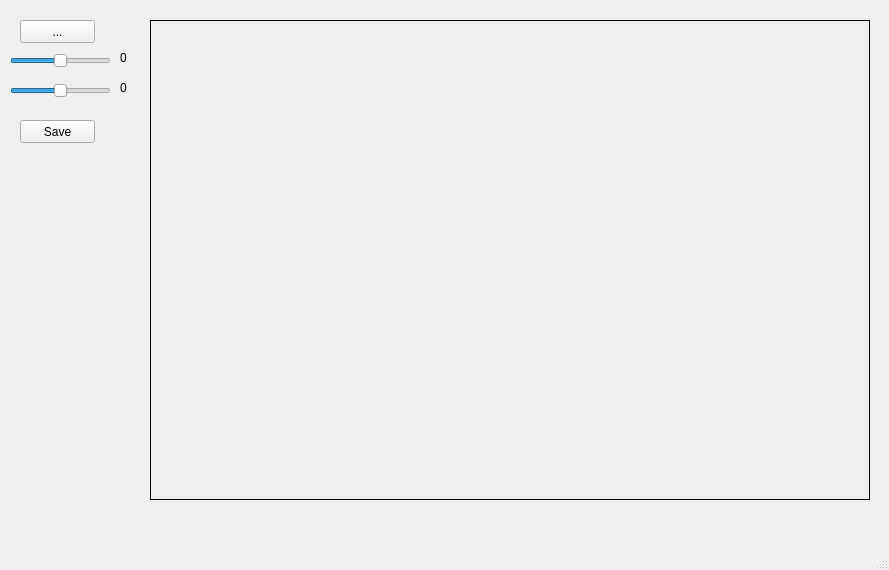
<?xml version="1.0" encoding="UTF-8"?>
<ui version="4.0">
 <class>MainWindow</class>
 <widget class="QMainWindow" name="MainWindow">
  <property name="geometry">
   <rect>
    <x>0</x>
    <y>0</y>
    <width>889</width>
    <height>570</height>
   </rect>
  </property>
  <property name="windowTitle">
   <string>MainWindow</string>
  </property>
  <widget class="QWidget" name="centralwidget">
   <widget class="QLabel" name="labelPic">
    <property name="geometry">
     <rect>
      <x>150</x>
      <y>20</y>
      <width>720</width>
      <height>480</height>
     </rect>
    </property>
    <property name="frameShape">
     <enum>QFrame::Box</enum>
    </property>
    <property name="text">
     <string/>
    </property>
   </widget>
   <widget class="QPushButton" name="pushButton">
    <property name="geometry">
     <rect>
      <x>20</x>
      <y>20</y>
      <width>75</width>
      <height>23</height>
     </rect>
    </property>
    <property name="text">
     <string>...</string>
    </property>
   </widget>
   <widget class="QSlider" name="sliderAlpha">
    <property name="geometry">
     <rect>
      <x>10</x>
      <y>50</y>
      <width>101</width>
      <height>22</height>
     </rect>
    </property>
    <property name="minimum">
     <number>0</number>
    </property>
    <property name="maximum">
     <number>200</number>
    </property>
    <property name="singleStep">
     <number>2</number>
    </property>
    <property name="sliderPosition">
     <number>100</number>
    </property>
    <property name="orientation">
     <enum>Qt::Horizontal</enum>
    </property>
   </widget>
   <widget class="QSlider" name="sliderBeta">
    <property name="geometry">
     <rect>
      <x>10</x>
      <y>80</y>
      <width>101</width>
      <height>22</height>
     </rect>
    </property>
    <property name="minimum">
     <number>-128</number>
    </property>
    <property name="maximum">
     <number>128</number>
    </property>
    <property name="orientation">
     <enum>Qt::Horizontal</enum>
    </property>
   </widget>
   <widget class="QLabel" name="labelBeta">
    <property name="geometry">
     <rect>
      <x>120</x>
      <y>80</y>
      <width>21</width>
      <height>16</height>
     </rect>
    </property>
    <property name="text">
     <string>0</string>
    </property>
   </widget>
   <widget class="QLabel" name="labelAlpha">
    <property name="geometry">
     <rect>
      <x>120</x>
      <y>50</y>
      <width>21</width>
      <height>16</height>
     </rect>
    </property>
    <property name="text">
     <string>0</string>
    </property>
   </widget>
   <widget class="QPushButton" name="pushButton_2">
    <property name="geometry">
     <rect>
      <x>20</x>
      <y>120</y>
      <width>75</width>
      <height>23</height>
     </rect>
    </property>
    <property name="text">
     <string>Save</string>
    </property>
   </widget>
  </widget>
  <widget class="QMenuBar" name="menubar">
   <property name="geometry">
    <rect>
     <x>0</x>
     <y>0</y>
     <width>889</width>
     <height>22</height>
    </rect>
   </property>
  </widget>
  <widget class="QStatusBar" name="statusbar"/>
 </widget>
 <resources/>
 <connections>
  <connection>
   <sender>pushButton</sender>
   <signal>clicked()</signal>
   <receiver>MainWindow</receiver>
   <slot>openImage()</slot>
   <hints>
    <hint type="sourcelabel">
     <x>72</x>
     <y>56</y>
    </hint>
    <hint type="destinationlabel">
     <x>102</x>
     <y>54</y>
    </hint>
   </hints>
  </connection>
  <connection>
   <sender>sliderAlpha</sender>
   <signal>valueChanged(int)</signal>
   <receiver>MainWindow</receiver>
   <slot>brightAndContrast()</slot>
   <hints>
    <hint type="sourcelabel">
     <x>79</x>
     <y>83</y>
    </hint>
    <hint type="destinationlabel">
     <x>144</x>
     <y>83</y>
    </hint>
   </hints>
  </connection>
  <connection>
   <sender>sliderBeta</sender>
   <signal>valueChanged(int)</signal>
   <receiver>MainWindow</receiver>
   <slot>brightAndContrast()</slot>
   <hints>
    <hint type="sourcelabel">
     <x>96</x>
     <y>113</y>
    </hint>
    <hint type="destinationlabel">
     <x>145</x>
     <y>115</y>
    </hint>
   </hints>
  </connection>
  <connection>
   <sender>pushButton_2</sender>
   <signal>clicked()</signal>
   <receiver>MainWindow</receiver>
   <slot>saveImage()</slot>
   <hints>
    <hint type="sourcelabel">
     <x>78</x>
     <y>152</y>
    </hint>
    <hint type="destinationlabel">
     <x>117</x>
     <y>154</y>
    </hint>
   </hints>
  </connection>
 </connections>
 <slots>
  <slot>openImage()</slot>
  <slot>brightAndContrast()</slot>
  <slot>saveImage()</slot>
 </slots>
</ui>
